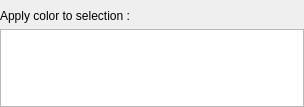
<?xml version="1.0" encoding="UTF-8"?>
<ui version="4.0">
 <class>TagsManager</class>
 <widget class="QWidget" name="TagsManager">
  <property name="geometry">
   <rect>
    <x>0</x>
    <y>0</y>
    <width>304</width>
    <height>107</height>
   </rect>
  </property>
  <property name="sizePolicy">
   <sizepolicy hsizetype="Preferred" vsizetype="Maximum">
    <horstretch>0</horstretch>
    <verstretch>0</verstretch>
   </sizepolicy>
  </property>
  <property name="windowTitle">
   <string>Source Tags</string>
  </property>
  <layout class="QVBoxLayout" name="verticalLayout">
   <property name="spacing">
    <number>0</number>
   </property>
   <property name="leftMargin">
    <number>0</number>
   </property>
   <property name="topMargin">
    <number>0</number>
   </property>
   <property name="rightMargin">
    <number>0</number>
   </property>
   <property name="bottomMargin">
    <number>0</number>
   </property>
   <item>
    <widget class="QStackedWidget" name="tagsMessage">
     <widget class="QWidget" name="page">
      <layout class="QVBoxLayout" name="verticalLayout_2">
       <property name="leftMargin">
        <number>0</number>
       </property>
       <property name="rightMargin">
        <number>0</number>
       </property>
       <property name="bottomMargin">
        <number>6</number>
       </property>
       <item>
        <widget class="QLabel" name="tagActionLabel">
         <property name="text">
          <string>Apply color to selection :</string>
         </property>
        </widget>
       </item>
      </layout>
     </widget>
     <widget class="QWidget" name="page_2">
      <layout class="QVBoxLayout" name="verticalLayout_3">
       <property name="leftMargin">
        <number>0</number>
       </property>
       <property name="rightMargin">
        <number>0</number>
       </property>
       <property name="bottomMargin">
        <number>6</number>
       </property>
       <item>
        <widget class="QLabel" name="tagActionLabel_2">
         <property name="text">
          <string>Select colored sources :</string>
         </property>
        </widget>
       </item>
      </layout>
     </widget>
    </widget>
   </item>
   <item>
    <widget class="QListWidget" name="tagsListWidget">
     <property name="sizePolicy">
      <sizepolicy hsizetype="Expanding" vsizetype="Preferred">
       <horstretch>0</horstretch>
       <verstretch>0</verstretch>
      </sizepolicy>
     </property>
     <property name="maximumSize">
      <size>
       <width>16777215</width>
       <height>80</height>
      </size>
     </property>
     <property name="contextMenuPolicy">
      <enum>Qt::CustomContextMenu</enum>
     </property>
     <property name="statusTip">
      <string>Apply a color tag to the current source or the selection. Select all sources with this tag.</string>
     </property>
     <property name="styleSheet">
      <string notr="true">font-size: 10px;</string>
     </property>
     <property name="verticalScrollBarPolicy">
      <enum>Qt::ScrollBarAlwaysOff</enum>
     </property>
     <property name="horizontalScrollBarPolicy">
      <enum>Qt::ScrollBarAsNeeded</enum>
     </property>
     <property name="autoScrollMargin">
      <number>6</number>
     </property>
     <property name="editTriggers">
      <set>QAbstractItemView::NoEditTriggers</set>
     </property>
     <property name="showDropIndicator" stdset="0">
      <bool>false</bool>
     </property>
     <property name="dragDropMode">
      <enum>QAbstractItemView::NoDragDrop</enum>
     </property>
     <property name="defaultDropAction">
      <enum>Qt::IgnoreAction</enum>
     </property>
     <property name="selectionMode">
      <enum>QAbstractItemView::NoSelection</enum>
     </property>
     <property name="selectionBehavior">
      <enum>QAbstractItemView::SelectItems</enum>
     </property>
     <property name="iconSize">
      <size>
       <width>42</width>
       <height>42</height>
      </size>
     </property>
     <property name="verticalScrollMode">
      <enum>QAbstractItemView::ScrollPerPixel</enum>
     </property>
     <property name="horizontalScrollMode">
      <enum>QAbstractItemView::ScrollPerPixel</enum>
     </property>
     <property name="movement">
      <enum>QListView::Static</enum>
     </property>
     <property name="flow">
      <enum>QListView::LeftToRight</enum>
     </property>
     <property name="isWrapping" stdset="0">
      <bool>false</bool>
     </property>
     <property name="resizeMode">
      <enum>QListView::Fixed</enum>
     </property>
     <property name="viewMode">
      <enum>QListView::IconMode</enum>
     </property>
     <property name="uniformItemSizes">
      <bool>true</bool>
     </property>
     <property name="selectionRectVisible">
      <bool>false</bool>
     </property>
     <property name="currentRow">
      <number>-1</number>
     </property>
    </widget>
   </item>
  </layout>
 </widget>
 <resources/>
 <connections/>
 <slots>
  <slot>tagItemClicked(QListWidgetItem*)</slot>
 </slots>
</ui>
